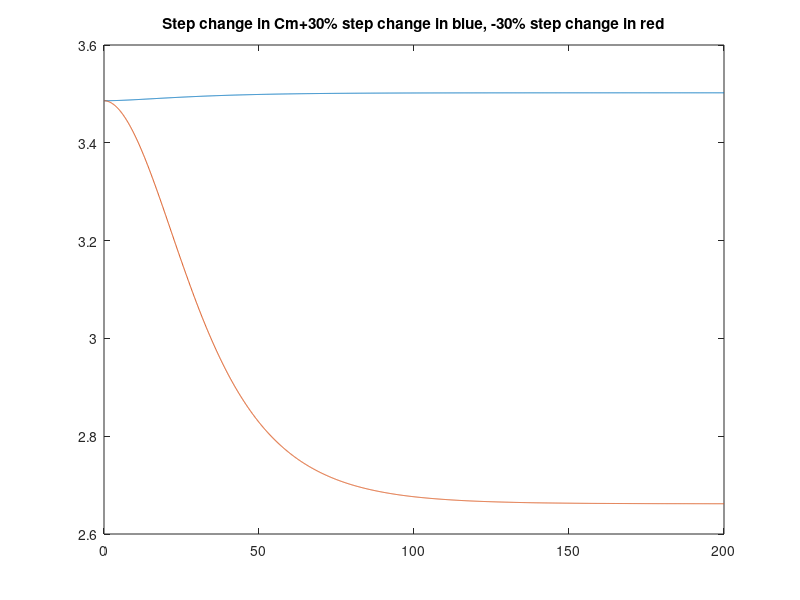
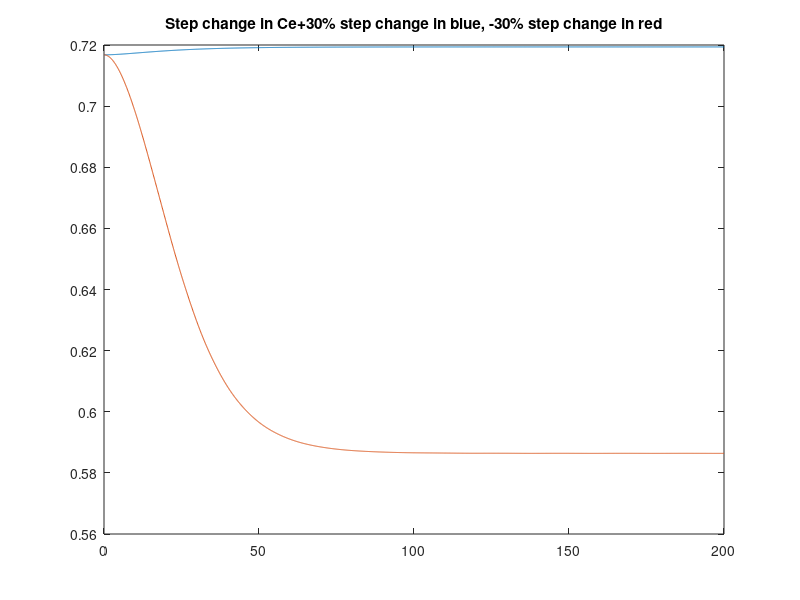
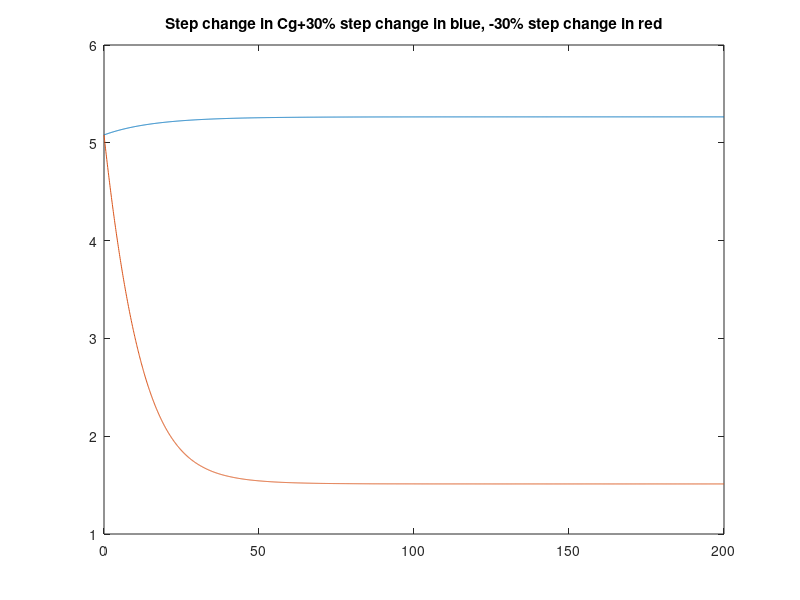
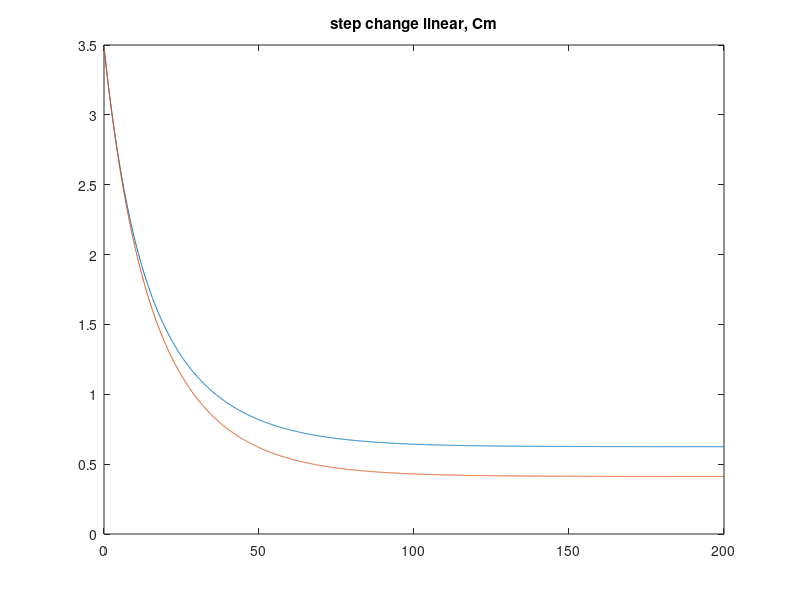

MATLAB code for these plots, in order:
function CN3121Project1

%% (b)

timeperiod = 0:0.1:200; y0 = [3.48603 0.716788 5.08040];

%%+30%, -30% step change for Cgin for Cg
[t, y13] = ode45(@(t,y) ConcODE13(t,y), timeperiod, y0);
[t, y07] = ode45(@(t,y) ConcODE07(t,y), timeperiod, y0);

figure (1)
hold off
plot(t,y13(:,1)), title('Step change in Cm+30% step change in blue, -30% step change in red')
hold on
plot(t,y07(:,1))

figure(2)
hold off
plot(t,y13(:,2)), title('Step change in Ce+30% step change in blue, -30% step change in red')
hold on
plot(t,y07(:,2))

figure(3)
hold off
plot(t,y13(:,3)), title('Step change in Cg+30% step change in blue, -30% step change in red')
hold on
plot(t,y07(:,3))

[t, y131] = ode45(@(t,y) conclinearODE13(t,y), timeperiod, y0);
[t, y071] = ode45(@(t,y) conclinearODE07(t,y), timeperiod, y0);
figure(4)
hold off
plot(t,y131(:,1)), title('step change linear, Cm')
hold on
plot(t,y071(:,1))
end

function dy = ConcODE13(t,y)
Ke=0.5; Ke1=2; Kg=1.03; Kg1=1.68; V=1000; F=50; Cgin=10; n1=1; n2=0.5; um=0.3; ue=0.2;

Cm = y(1);
Ce = y(2); 
Cg = y(3);
dCm = um*(Cg/(Kg+Cg))*exp(-Ke*Ce) - (F/V)*Cm;
dCe = ue*(Cg/(Kg1+Cg))*exp(-Ke1*Ce) - (F/V)*Ce;
dCg = -um*(Cg/(Kg+Cg))*exp(-Ke*Ce) - 2*ue*(Cg/(Kg1+Cg))*exp(-Ke*Ce) + (F/V)*1.3*Cgin - (F/V)*Cg;

dy = [dCm dCe dCg]';

end

function dy = ConcODE07(t,y)
Ke=0.5; Ke1=2; Kg=1.03; Kg1=1.68; V=1000; F=50; Cgin=10; n1=1; n2=0.5; um=0.3; ue=0.2;

Cm = y(1);
Ce = y(2); 
Cg = y(3);
dCm = um*(Cg/(Kg+Cg))*exp(-Ke*Ce) - (F/V)*Cm;
dCe = ue*(Cg/(Kg1+Cg))*exp(-Ke1*Ce) - (F/V)*Ce;
dCg = -um*(Cg/(Kg+Cg))*exp(-Ke*Ce) - 2*ue*(Cg/(Kg1+Cg))*exp(-Ke*Ce) + (F/V)*0.7*Cgin - (F/V)*Cg;

dy = [dCm dCe dCg]';

end

%% (c) Linearize
function dy = conclinearODE13(t,y)
Ke=0.5; Ke1=2; Kg=1.03; Kg1=1.68; V=1000; F=50; Cgin=10; n1=1; n2=0.5; um=0.3; ue=0.2;
y0 = [3.48603 0.716788 5.08040];

Cm = y(1);
Ce = y(2); 
Cg = y(3);
dCmlinearised = -F*Cm/V+um*exp(-Ke*y0(2))*(Kg/(Kg+y0(3))^2)*Cg-um*y0(3)/(Kg+y0(3))*Ke*exp(-Ke*y0(2))*Ce;
dCelinearised = (-ue*Ke1*(y0(3)/(Kg1+y0(3)))*exp(-Ke1*y0(2))-F/V)*Ce + ue*exp(-Ke*y0(2))*(Kg1/(Kg1+y0(3))^2)*Cg;
R1 = (um/n1)*(exp(-Ke*y0(2))/(Kg+y0(3)));
R2 = (ue/n2)*(exp(-Ke1*y0(2))/(Kg1+y0(3)));
dCglinearised = F*1.3*Cgin/V+(R1*Ke*y0(3)+R2*Ke1*y0(3))-(R1*(Kg/(Kg+y0(3))) + R2*(Kg1/(Kg1+y0(3))) + F/V)*Cg;

dy = [dCmlinearised dCelinearised dCglinearised]';
end

function dy = conclinearODE07(t,y)
Ke=0.5; Ke1=2; Kg=1.03; Kg1=1.68; V=1000; F=50; Cgin=10; n1=1; n2=0.5; um=0.3; ue=0.2;
y0 = [3.48603 0.716788 5.08040];

Cm = y(1);
Ce = y(2); 
Cg = y(3);
dCmlinearised = -F*Cm/V+um*exp(-Ke*y0(2))*(Kg/(Kg+y0(3))^2)*Cg-um*y0(3)/(Kg+y0(3))*Ke*exp(-Ke*y0(2))*Ce;
dCelinearised = (-ue*Ke1*(y0(3)/(Kg1+y0(3)))*exp(-Ke1*y0(2))-F/V)*Ce + ue*exp(-Ke*y0(2))*(Kg1/(Kg1+y0(3))^2)*Cg;
R1 = (um/n1)*(exp(-Ke*y0(2))/(Kg+y0(3)));
R2 = (ue/n2)*(exp(-Ke1*y0(2))/(Kg1+y0(3)));
dCglinearised = F*0.7*Cgin/V+(R1*Ke*y0(3)+R2*Ke1*y0(3))-(R1*(Kg/(Kg+y0(3))) + R2*(Kg1/(Kg1+y0(3))) + F/V)*Cg;

dy = [dCmlinearised dCelinearised dCglinearised]';
end
